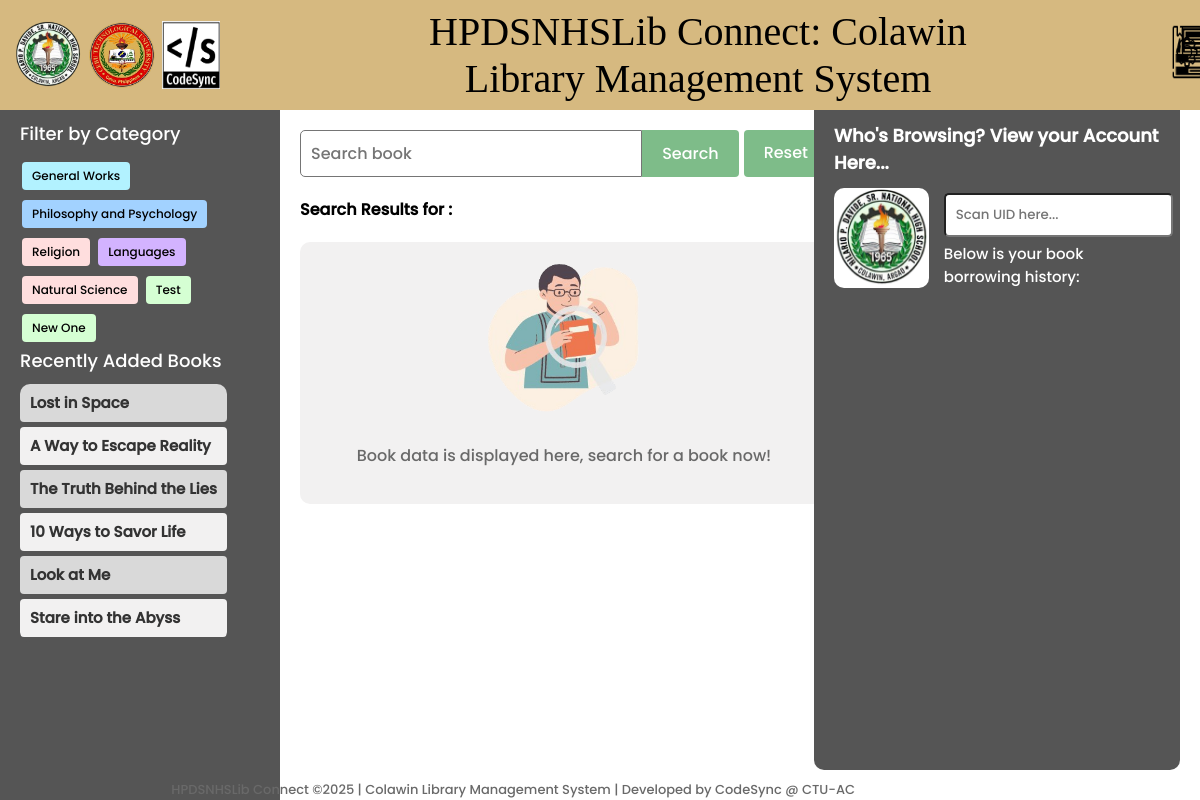
The page / on the database its author committed.
### library/models.py (models this page shows, shortened)
class Category(models.Model):
    name = models.CharField(max_length=100, unique=True)

class BookInventory(models.Model):
    BOOK_TYPE_CHOICES = [
        ('Circulation', 'Circulation'),
        ('Reference', 'Reference'),
        ('Novel', 'Novel'),
        ('Research/Academic', 'Research/Academic'),
        ('Encyclopedia', 'Encyclopedia'),
        ('Dictionary', 'Dictionary'),
        ('Year Book', 'Year Book'),
    ]
    book_number = models.CharField(max_length=10, primary_key=True)
    record_date = models.DateTimeField(auto_now_add=True)
    class_field = models.CharField(max_length=100, blank=True, null=True)
    author = models.CharField(max_length=200, blank=True, null=True)
    book_title = models.CharField(max_length=200)
    edition = models.CharField(max_length=50, blank=True, null=True)
    volume = models.CharField(max_length=50, blank=True, null=True)
    pages = models.IntegerField(blank=True, null=True)
    quantity = models.PositiveIntegerField(default=1)
    fund_source = models.CharField(max_length=100, blank=True, null=True)
    price = models.DecimalField(max_digits=10, decimal_places=2, blank=True, null=True)
    publisher = models.CharField(max_length=200, blank=True, null=True)
    year = models.IntegerField(blank=True, null=True)
    remark = models.TextField(blank=True, null=True)
    book_type = models.CharField(max_length=50, choices=BOOK_TYPE_CHOICES, default='Circulation')  # New field
    category = models.ForeignKey(Category, on_delete=models.CASCADE)
    location = models.ForeignKey(Location, on_delete=models.SET_NULL, blank=True, null=True, default=1)
    qr_code = models.ImageField(upload_to='qr_codes/', blank=True, null=True)
    status = models.CharField(max_length=50, default='Available')

### library/views.py (the view, shortened to what this page needs)
# urls.py: path('', views.landing, name='landing'),
def landing(request):
    query = request.GET.get('q')
    category_name = request.GET.get('category')  # Get category name from query params
    book_number = request.GET.get('book_number')  # Get book number from query params
    books = BookInventory.objects.all()
    categories = Category.objects.all()
    if category_name:
        books = books.filter(category__name=category_name)  # Filter by category
    if query:
        books = books.filter(
            Q(book_title__icontains=query) |
            Q(author__icontains=query) |
            Q(book_number__icontains=query)
        )
    for book in books:
        try:
            latest_borrow_slip = BorrowSlip.objects.filter(book_number=book.book_number).order_by('-date_borrow').first()
            current_date = timezone.now().date()
            if latest_borrow_slip:
                if latest_borrow_slip.due_date.date() < current_date and not latest_borrow_slip.returned:
                    book.status = 'Overdue'
                elif latest_borrow_slip.returned:
                    book.status = 'Returned'
                else:
                    book.status = 'Borrowed'
            else:
                book.status = 'Available'
        except BorrowSlip.DoesNotExist:
            book.status = 'Available'
    recent_books = BookInventory.objects.order_by('-record_date')[:10]
    for book in recent_books:
        try:
            latest_borrow_slip = BorrowSlip.objects.filter(book_number=book.book_number).order_by('-date_borrow').first()
            current_date = timezone.now().date()
            if latest_borrow_slip:
                if latest_borrow_slip.due_date.date() < current_date and not latest_borrow_slip.returned:
                    book.status = 'Overdue'
                elif latest_borrow_slip.returned:
                    book.status = 'Returned'
                else:
                    book.status = 'Borrowed'
            else:
                book.status = 'Available'
        except BorrowSlip.DoesNotExist:
            book.status = 'Available'
    book_detail = None
    category_counts = BookInventory.objects.values('category__name').annotate(count=Count('book_number')).order_by('category__name')
    categories_with_counts = [entry['category__name'] for entry in category_counts]
    counts = [entry['count'] for entry in category_counts]
    colors = plt.get_cmap('tab20').colors  # Use a colormap with enough distinct colors
    category_colors = dict(zip(categories_with_counts, colors))
    plt.figure(figsize=(14, 6))  # Increase figure width to accommodate legend
    bars = plt.bar(range(len(categories_with_counts)), counts, color=[category_colors[cat] for cat in categories_with_counts])
    plt.xlabel('Category')
    plt.ylabel('Number of Books')
    plt.title('Number of Books by Category')
    plt.xticks(range(len(categories_with_counts)), [''] * len(categories_with_counts))  # Empty labels for now
    handles = [plt.Line2D([0], [0], color=color, lw=4) for color in category_colors.values()]
    plt.legend(handles, category_colors.keys(), loc='center left', bbox_to_anchor=(1, 0.5))
    buffer = BytesIO()
    plt.savefig(buffer, format='png', bbox_inches='tight')
    buffer.seek(0)
    image_png = buffer.getvalue()
    buffer.close()
    graph = base64.b64encode(image_png).decode('utf-8')
    return render(request, 'library/landing.html', {
        'books': books,  # Pass filtered books to the template
        'query': query,
        'recent_books': recent_books,
        'book_detail': book_detail,
        'graph': graph,
        'categories': categories,
        'category_name': category_name,  # Pass the category name to the template
    })

### library/templates/library/landing.html (shortened to what this page needs)
{% extends 'main.html' %}
{% load static %}
{% block content %}
<div class="header">
    <img src="{% static 'images/hpdslogo.png' %}" alt="logo" style="width: 68px; height: 68px; border-radius: 50%; padding-left: 6px;">
    <img src="{% static 'images/ctu.png' %}" alt="logo" style="width: 68px; height: 68px; border-radius: 50%; padding-left: 6px;">
    <img src="{% static 'images/Codesynlogo.png' %}" alt="logo" style="width: 58px; height: 68px; padding-left: 6px;">
    <p class="title">HPDSNHSLib Connect: Colawin Library Management System</p>
    <a href="{% url 'landingLog' %}" class="hover-label-container">
        <img src="{% static 'images/documents.png' %}" style="width: 60px; height: 55px; padding-left: 140px;" alt="">
    </a>
    <a href="{% url 'directory' %}" class="hover-label-container">
        <img src="{% static 'images/literature.png' %}" style="width: 65px; height: 60px;" alt="">
    </a>
</div>
<div class="sidebar">
    <div class="section-label" style="margin-top: 30px; font-weight: lighter;">Filter by Category</div>
    <div class="category-button-container">
        {% for category in categories %}
            <a href="{% url 'landing' %}?category={{ category.name }}"
            class="category-button" data-category-name="{{ category.name }}">
                {{ category.name }}
            </a>
        {% empty %}
            <div style="margin: 5px; padding: 10px; color: gray;">No categories available</div>
        {% endfor %}
    </div>
    <div class="section-label" style="font-weight: lighter;">Recently Added Books</div>
    <div class="book-item-container">
        {% for recent_book in recent_books %}
            <a href="{% url 'landing' %}?book_number={{ recent_book.book_number }}"
               class="book-item {% if forloop.counter|divisibleby:2 %}even-row{% else %}odd-row{% endif %}"
               style="text-decoration: none; color: black; margin-bottom: 5px;">
                <div class="book-title" style="font-size: 15px;">
                    {{ recent_book.book_title }}
                </div>
            </a>
        {% endfor %}
    </div>
</div>
<div class="main-content">
    <div class="left">
        <div class="search-form-container">
            <div class="search-container">
                <form method="GET" action="{% url 'landing' %}" style="flex: 1; display: flex;">
                    <input type="text" class="search-input" name="q" placeholder="Search book" value="None" id="searchInput" autofocus onfocus="clearDefaultValue()" style="font-family: 'Poppins', sans-serif;">
                    <button type="submit" class="search-button" style="margin-right: 5px;">Search</button>
                    <a href="{% url 'landing' %}" class="reset-button">Reset</a>
                </form>
            </div>
        </div>
        <div class="section-label">Search Results for :
        </div>
<div class="book-item-container">
    {% if book_detail %}
        <strong style="background-color: #73532C; color:#ECECEC; border-radius: 5px; padding-left: 5px; padding-right: 5px;">
            {{ book_detail.book_title }}
        </strong>
        <div class="book-details">
            <p style="text-align: justify;">
                This was authored by <strong>{{ book_detail.author }}</strong>.
                It has the book number <strong>{{ book_detail.book_number }}</strong>. The book falls under the category of
                <strong>{{ book_detail.category.name }}</strong>. This book has <strong>{{ book_detail.edition }}</strong> edition/s, and it comprises of
                <strong>{{ book_detail.volume }}</strong> volume/s with <strong>{{ book_detail.pages }}</strong> pages.
                There are only <strong>{{ book_detail.quantity }}</strong> copy/copies available. The book is funded as
                <strong>{{ book_detail.fund_source }}</strong> and is priced at <strong>{{ book_detail.price }}</strong>. It was published at
                <strong>{{ book_detail.publisher }}</strong> in the year <strong>{{ book_detail.year }}</strong>. <br><br> The location of this book is at
                <strong style="color: green;">{{ book_detail.location }}</strong>.
            </p>
            <p>
                The current status of the book is:
                {% if book_detail.status == 'Returned' %}
                    <span class="book-status status-available">Available</span>.
                {% elif book_detail.status == 'Borrowed' %}
                    <span class="book-status status-ongoing">Ongoing Borrowing</span>.
                {% elif book_detail.status == 'Overdue' %}
                    <span class="book-status status-pending">Pending for return</span>.
                {% else %}
                    <span class="book-status status-available">Available</span>.
                {% endif %}
            </p>
        </div>
        <div class="button-container" style="padding-top: 20px; gap: 10px;">
            <a href="javascript:void(0);" class="search-button" style="text-decoration: none; background-color: #757575; padding: 10px; color: white; border-radius: 5px;" onclick="history.back();">Back to Search Results</a>
        </div>
    {% else %}
            {% if request.GET.category %}
            <div id="book-container">
                {% for book in books %}
                    <div>
                        <a href="{% url 'landing' %}?q={{ query }}&book_number={{ book.book_number }}&category={{ book.category.name }}"
                                class="book-item {% if forloop.counter|divisibleby:2 %}even-row{% else %}odd-row{% endif %}"
                                style="text-decoration: none; color: black;">
                                <div class="book-title">{{ book.book_title }}</div>
                                <div class="book-details">
                                    <strong>Author:</strong> {{ book.author }}<br>
                                    <strong>Book Number:</strong> {{ book.book_number }}<br>
                                    <strong>Status:</strong>
                                    {% if book.status == 'Returned' %}
                                        <span class="book-status status-available">Available</span>
                                    {% elif book.status == 'Borrowed' %}
                                        <span class="book-status status-ongoing">Ongoing Borrowing</span>
                                    {% elif book.status == 'Overdue' %}
                                        <span class="book-status status-pending">Pending for return</span>
                                    {% else %}
                                        <span class="book-status status-lost">Lost</span>
                                    {% endif %}
                                </div>
                            </a>
                    </div>
                {% empty %}
                    <p>No books found in this category.</p>
                {% endfor %}
            </div>
        {% else %}
                {% if query or category %}
                    {% if books %}
                    <div>
                        {% for book in books %}
                            <a href="{% url 'landing' %}?q={{ query }}&book_number={{ book.book_number }}&category={{ book.category.name }}"
                                class="book-item {% if forloop.counter|divisibleby:2 %}even-row{% else %}odd-row{% endif %}"
                                style="text-decoration: none; color: black;">
                                <div class="book-title">{{ book.book_title }}</div>
                                <div class="book-details">
                                    <strong>Author:</strong> {{ book.author }}<br>
                                    <strong>Book Number:</strong> {{ book.book_number }}<br>
                                    <strong>Status:</strong>
                                    {% if book.status == 'Returned' %}
                                        <span class="book-status status-available">Available</span>
                                    {% elif book.status == 'Borrowed' %}
                                        <span class="book-status status-ongoing">Ongoing Borrowing</span>
                                    {% elif book.status == 'Overdue' %}
                                        <span class="book-status status-pending">Pending for return</span>
                                    {% else %}
                                        <span class="book-status status-lost">Lost</span>
                                    {% endif %}
                                </div>
                            </a>
                        {% endfor %}
                    </div>
                {% else %}
                    <div class="mess">
                        <div class="image-container">
                            <img src="{% static 'images/searchLOGO1.png' %}" alt="logo" class="image-logo">
                        </div>
                        <p style="color: dimgray;">No results found for your search.</p>
                    </div>
                {% endif %}
                {% else %}
                <div class="mess">
                    <div class="image-container">
                        <img src="{% static 'images/searchLOGO.png' %}" alt="logo" class="image-logo">
                    </div>
                    <p style="color: dimgray; text-align: center;">Book data is displayed here, search for a book now!</p>
                </div>
                {% endif %}
            {% endif %}
        </div>
        {% endif %}
    </div>
    <div class="side-container">
        <div class="section-label" style="color: white; font-weight: lighter;">
            <h1 style="font-size: 18px;">Who's Browsing? View your Account Here...</h1>
        </div>
        <div class="search-container">
            <div class="who-container" style="display: flex;">
                <div id="qr-code-container" style="margin-bottom: 10px; margin-right: 15px;">
                    <img id="qr-code-image" src="{% static 'images/hpdslogo.png' %}" alt="QR Code" style="width: 100px; height: 100px; border-radius: 10px; background-color: white;"/>
                </div>
                <div class="side" style="width: 70%;">
                <div class="UID_field">
                    <input type="password" id="uid-input" placeholder="Scan UID here..." oninput="fetchBorrowHistory()"
                        style="width: 95%; padding: 10px; border-radius: 5px; margin-bottom: 5px; font-family: 'Poppins', sans-serif;">
                        <p style="font-size: 15px; color: white; margin: 0;">Below is your book borrowing history:</p>
            </div>
        </div>
        </div>
        </div>
    </div>
</div>
{% endblock content %}

### rows shown on the page
Category: name "General Works"
Category: name "Philosophy and Psychology"
Category: name "Religion"
Category: name "Languages"
Category: name "Natural Science"
Category: name "Test"
Category: name "New One"
BookInventory: book_title "Lost in Space"
BookInventory: book_title "A Way to Escape Reality"
BookInventory: book_title "The Truth Behind the Lies"
BookInventory: book_title "10 Ways to Savor Life"
BookInventory: book_title "Look at Me"
BookInventory: book_title "Stare into the Abyss"
